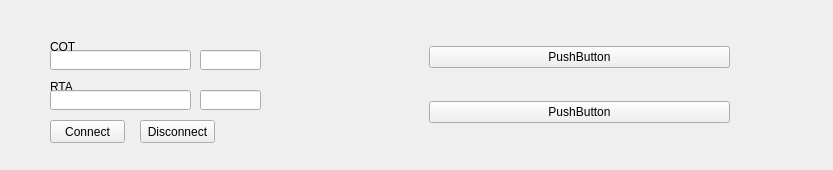
<?xml version="1.0" encoding="UTF-8"?>
<ui version="4.0">
 <class>Form</class>
 <widget class="QWidget" name="Form">
  <property name="geometry">
   <rect>
    <x>0</x>
    <y>0</y>
    <width>833</width>
    <height>170</height>
   </rect>
  </property>
  <property name="windowTitle">
   <string>Form</string>
  </property>
  <widget class="QLineEdit" name="lineEdit">
   <property name="geometry">
    <rect>
     <x>50</x>
     <y>50</y>
     <width>141</width>
     <height>20</height>
    </rect>
   </property>
  </widget>
  <widget class="QLabel" name="label">
   <property name="geometry">
    <rect>
     <x>50</x>
     <y>80</y>
     <width>47</width>
     <height>13</height>
    </rect>
   </property>
   <property name="text">
    <string>RTA</string>
   </property>
  </widget>
  <widget class="QPushButton" name="pushButton">
   <property name="geometry">
    <rect>
     <x>50</x>
     <y>120</y>
     <width>75</width>
     <height>23</height>
    </rect>
   </property>
   <property name="text">
    <string>Connect</string>
   </property>
  </widget>
  <widget class="QPushButton" name="pushButton_2">
   <property name="geometry">
    <rect>
     <x>140</x>
     <y>120</y>
     <width>75</width>
     <height>23</height>
    </rect>
   </property>
   <property name="text">
    <string>Disconnect</string>
   </property>
  </widget>
  <widget class="QLineEdit" name="lineEdit_2">
   <property name="geometry">
    <rect>
     <x>50</x>
     <y>90</y>
     <width>141</width>
     <height>20</height>
    </rect>
   </property>
  </widget>
  <widget class="QLabel" name="label_2">
   <property name="geometry">
    <rect>
     <x>50</x>
     <y>40</y>
     <width>47</width>
     <height>13</height>
    </rect>
   </property>
   <property name="text">
    <string>COT</string>
   </property>
  </widget>
  <widget class="QLineEdit" name="lineEdit_3">
   <property name="geometry">
    <rect>
     <x>200</x>
     <y>50</y>
     <width>61</width>
     <height>20</height>
    </rect>
   </property>
  </widget>
  <widget class="QLineEdit" name="lineEdit_4">
   <property name="geometry">
    <rect>
     <x>200</x>
     <y>90</y>
     <width>61</width>
     <height>20</height>
    </rect>
   </property>
  </widget>
  <widget class="QWidget" name="verticalLayoutWidget">
   <property name="geometry">
    <rect>
     <x>429</x>
     <y>19</y>
     <width>301</width>
     <height>131</height>
    </rect>
   </property>
   <layout class="QVBoxLayout" name="verticalLayout">
    <item>
     <widget class="QPushButton" name="pushButton_4">
      <property name="text">
       <string>PushButton</string>
      </property>
     </widget>
    </item>
    <item>
     <widget class="QPushButton" name="pushButton_3">
      <property name="text">
       <string>PushButton</string>
      </property>
     </widget>
    </item>
   </layout>
  </widget>
 </widget>
 <resources/>
 <connections/>
</ui>
